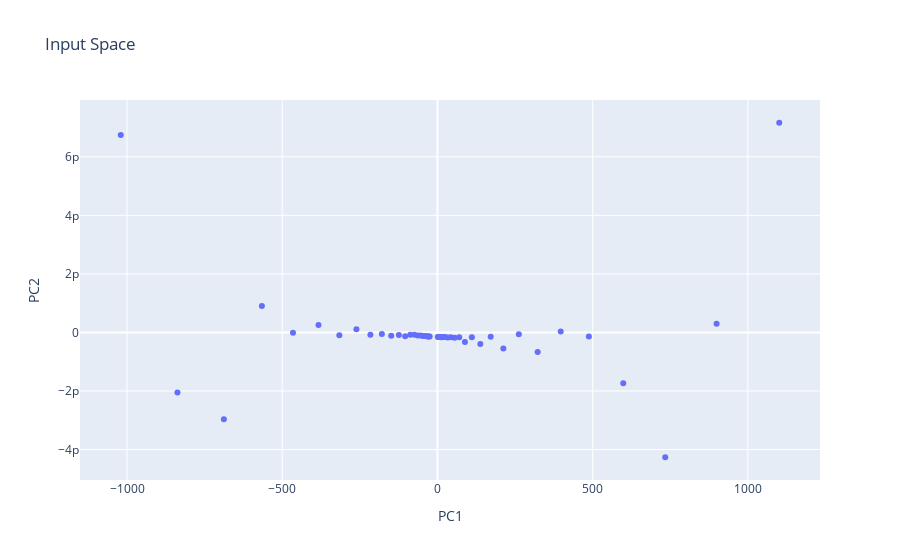
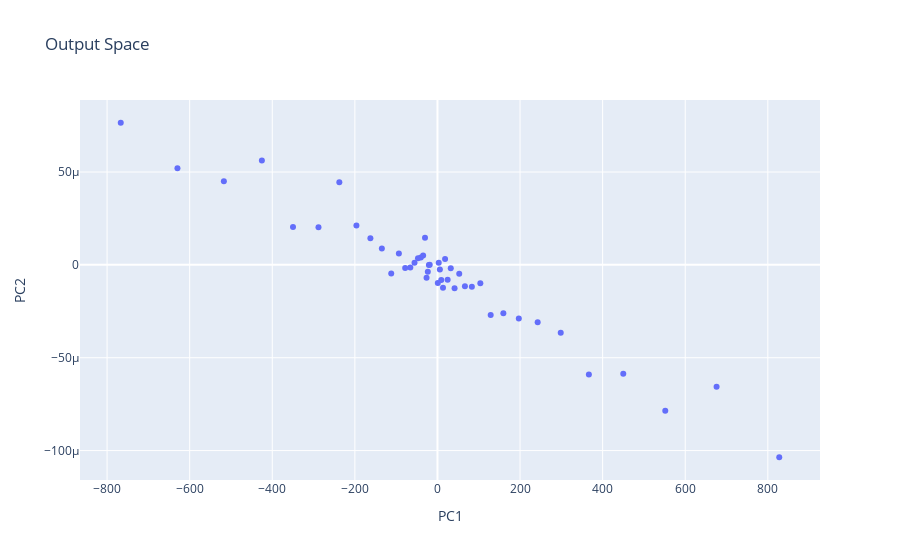
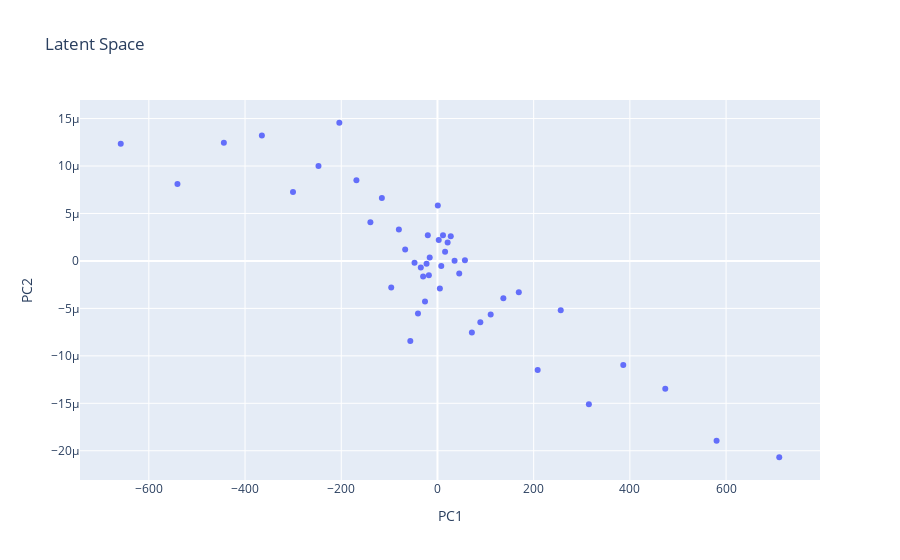

The notebook cell these images were saved under, in order:
### Code cell
#Visualize the input and latent space principal components

#Compute and plot the input space and the output space principal components

from sklearn.decomposition import PCA

output = []
input = []
preds_space=[]
for i in range(0, 2300, 50):
    inputs=y[i:i+200]
    if time:
        inputs=np.append(y[i:i+200], t[i+200:i+250])
        inputs=np.append(inputs, t[i+200:i+250]%1)
    inputs = torch.tensor(inputs)
    outputs =net.encoder(inputs.float())
    preds=net.fc3(outputs)
    output.append(outputs.detach().numpy())
    input.append(inputs.detach().numpy())
    preds_space.append(preds.detach().numpy())

input=np.array(input)
output=np.array(output)
preds_space=np.array(preds_space)

pca = PCA(n_components=2)
pca.fit(input)
input_pca = pca.transform(input)

pca = PCA(n_components=2)
pca.fit(output)
output_pca = pca.transform(output)

pca = PCA(n_components=2)
pca.fit(preds_space)
preds_pca = pca.transform(preds_space)


#plot with plotly in two separate plots

import plotly.graph_objects as go
fig = go.Figure()
fig.add_trace(go.Scatter(x=input_pca[:,0], y=input_pca[:,1], mode='markers', name='Input Space'))
fig.update_layout(title='Input Space', xaxis_title='PC1', yaxis_title='PC2')
fig.show()

import plotly.graph_objects as go
fig = go.Figure()
fig.add_trace(go.Scatter(x=output_pca[:,0], y=output_pca[:,1], mode='markers', name='Output Space'))
fig.update_layout(title='Output Space', xaxis_title='PC1', yaxis_title='PC2')
fig.show()

import plotly.graph_objects as go
fig = go.Figure()
fig.add_trace(go.Scatter(x=preds_pca[:,0], y=preds_pca[:,1], mode='markers', name='preds Space'))
fig.update_layout(title='Latent Space', xaxis_title='PC1', yaxis_title='PC2')
fig.show()

### Figure 1 — Plotly figure (JSON) as saved in the notebook; plotly's stock layout.template omitted (floating-point values rounded to 4 significant figures)
{"data": [{"mode": "markers", "name": "Input Space", "type": "scatter", "x": [-24.95, 1.091, -27.69, 4.118, -31.04, 7.815, -35.12, 12.33, -40.11, 17.85, -46.21, 24.58, -53.65, 32.81, -62.75, 42.86, -73.85, 55.14, -87.42, 70.13, -104.0, 88.44, -124.2, 110.8, -148.9, 138.1, -179.1, 171.5, -216.0, 212.2, -261.1, 262.0, -316.1, 322.8, -383.3, 397.1, -465.3, 487.8, -565.6, 598.6, -688.0, 733.9, -837.5, 899.1, -1020.0, 1101.0], "y": [-1.345e-13, -1.541e-13, -1.363e-13, -1.564e-13, -1.359e-13, -1.582e-13, -1.317e-13, -1.627e-13, -1.253e-13, -1.551e-13, -1.204e-13, -1.575e-13, -1.049e-13, -1.688e-13, -1.054e-13, -1.614e-13, -7.847e-14, -1.84e-13, -7.908e-14, -1.67e-13, -1.275e-13, -3.293e-13, -8.747e-14, -1.674e-13, -1.123e-13, -3.983e-13, -5.501e-14, -1.443e-13, -7.918e-14, -5.476e-13, 1.049e-13, -6.08e-14, -9.172e-14, -6.675e-13, 2.564e-13, 2.838e-14, -1.471e-14, -1.39e-13, 9.068e-13, -1.737e-12, -2.967e-12, -4.265e-12, -2.053e-12, 2.961e-13, 6.745e-12, 7.165e-12]}], "layout": {"title": {"text": "Input Space"}, "xaxis": {"title": {"text": "PC1"}}, "yaxis": {"title": {"text": "PC2"}}}}

### Figure 2 — Plotly figure (JSON) as saved in the notebook; plotly's stock layout.template omitted (floating-point values rounded to 4 significant figures)
{"data": [{"mode": "markers", "name": "Output Space", "type": "scatter", "x": [-18.76, 0.8199, -20.82, 3.095, -23.33, 5.875, -26.4, 9.269, -30.15, 13.42, -34.74, 18.48, -40.33, 24.67, -47.17, 32.22, -55.52, 41.45, -65.72, 52.72, -78.17, 66.48, -93.39, 83.3, -112.0, 103.8, -134.7, 128.9, -162.4, 159.6, -196.2, 197.0, -237.6, 242.7, -288.1, 298.5, -349.8, 366.7, -425.2, 450.0, -517.2, 551.7, -629.6, 675.9, -766.9, 827.7], "y": [3.725e-09, -9.767e-06, -7.078e-08, 1.1e-06, -3.658e-06, -2.537e-06, -6.959e-06, -8.116e-06, 1.463e-05, -1.226e-05, 5.037e-06, 3.107e-06, 3.926e-06, -8.017e-06, 3.628e-06, -1.825e-06, 1.147e-06, -1.253e-05, -1.416e-06, -4.776e-06, -1.714e-06, -1.147e-05, 6.124e-06, -1.183e-05, -4.59e-06, -9.924e-06, 8.762e-06, -2.697e-05, 1.439e-05, -2.605e-05, 2.119e-05, -2.885e-05, 4.452e-05, -3.088e-05, 2.027e-05, -3.66e-05, 2.044e-05, -5.907e-05, 5.615e-05, -5.865e-05, 4.506e-05, -7.856e-05, 5.209e-05, -6.568e-05, 7.653e-05, -0.0001036]}], "layout": {"title": {"text": "Output Space"}, "xaxis": {"title": {"text": "PC1"}}, "yaxis": {"title": {"text": "PC2"}}}}

### Figure 3 — Plotly figure (JSON) as saved in the notebook; plotly's stock layout.template omitted (floating-point values rounded to 4 significant figures)
{"data": [{"mode": "markers", "name": "preds Space", "type": "scatter", "x": [-16.1, 0.7039, -17.87, 2.657, -20.03, 5.043, -22.67, 7.958, -25.89, 11.52, -29.82, 15.86, -34.63, 21.17, -40.49, 27.66, -47.66, 35.58, -56.42, 45.26, -67.11, 57.08, -80.17, 71.51, -96.12, 89.14, -115.6, 110.7, -139.4, 137.0, -168.5, 169.1, -204.0, 208.3, -247.3, 256.3, -300.3, 314.8, -365.0, 386.3, -444.0, 473.6, -540.5, 580.3, -658.4, 710.5], "y": [3.669e-07, 5.85e-06, -1.518e-06, 2.208e-06, 2.699e-06, -2.912e-06, -2.962e-07, -5.327e-07, -4.278e-06, 2.696e-06, -1.65e-06, 9.779e-07, -6.929e-07, 1.943e-06, -5.543e-06, 2.602e-06, -1.974e-07, 1.49e-08, -8.442e-06, -1.319e-06, 1.2e-06, 7.078e-08, 3.308e-06, -7.547e-06, -2.801e-06, -6.46e-06, 6.631e-06, -5.64e-06, 4.083e-06, -3.919e-06, 8.494e-06, -3.308e-06, 1.456e-05, -1.149e-05, 1.001e-05, -5.186e-06, 7.272e-06, -1.511e-05, 1.32e-05, -1.097e-05, 1.246e-05, -1.347e-05, 8.106e-06, -1.895e-05, 1.234e-05, -2.068e-05]}], "layout": {"title": {"text": "Latent Space"}, "xaxis": {"title": {"text": "PC1"}}, "yaxis": {"title": {"text": "PC2"}}}}
